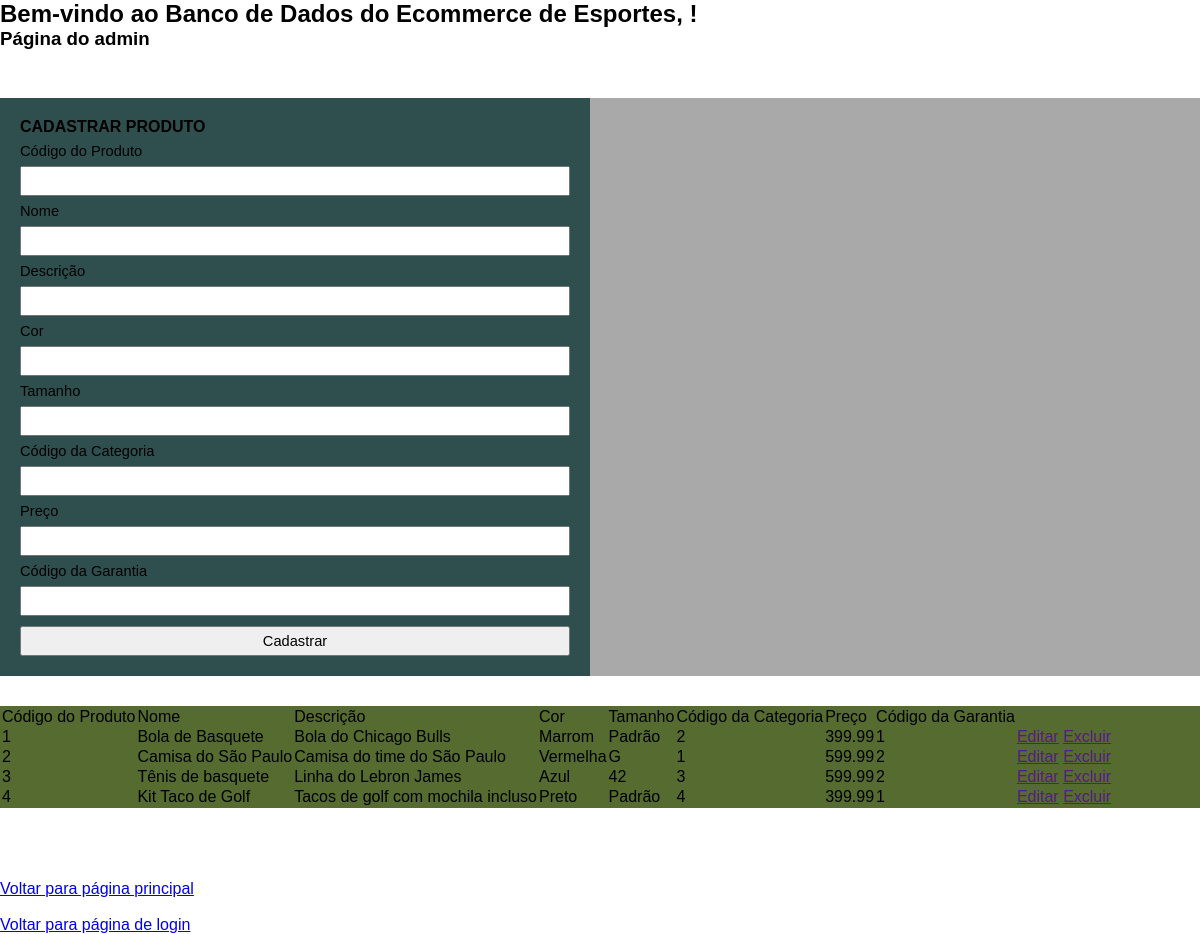
Page /processaLogin.php on the committed database.
### tables this page shows
CREATE TABLE `produto` (
  `Cod_prod` int(11) NOT NULL,
  `Nome` varchar(60) NOT NULL,
  `Descricao` varchar(60) NOT NULL,
  `Cor` varchar(60) DEFAULT NULL,
  `Tamanho` varchar(60) DEFAULT NULL,
  `Cod_categ` int(11) NOT NULL,
  `Preco` float NOT NULL,
  `Cod_gar` int(11) NOT NULL
);

### processaLogin.php (the view, shortened to what this page needs)
<?php
require_once 'admin.php';
$hostname = "localhost";
$nome_bd = "00_ecommerce_esportes";
$user = $_POST['login'];
$password = $_POST['senha'];
$a = new Admin($nome_bd, $hostname, $user, $password);
?>
<!DOCTYPE html>
<html lang="pt-br">
<head>
    <link rel="stylesheet" href="style.css">
</head>
<body>
    <section id='esquerda'>
        <form>
            <strong>CADASTRAR PRODUTO</strong>
            <label for='codigo'>Código do Produto</label> <input type='text' name='codigo' id='codigo'>
            <label for='nome'>Nome</label> <input type='text' name='nome' id='nome'>
            <label for='descricao'>Descrição</label> <input type='text' name='descricao' id='descricao'>
            <label for='cor'>Cor</label> <input type='text' name='cor' id='cor'>
            <label for='tamanho'>Tamanho</label> <input type='text' name='tamanho' id='tamanho'>
            <label for='categoria'>Código da Categoria</label> <input type='text' name='categoria' id='categoria'>
            <label for='preco'>Preço</label> <input type='text' name='preco' id='preco'>
            <label for='codigo'>Código da Garantia</label> <input type='text' name='codigo' id='codigo'>
            <input type='submit' value='Cadastrar'></section>
    <section id='direita'>
        <table>
        <tr>
            <td>Código do Produto</td>
            <td>Nome</td>
            <td>Descrição</td>
            <td>Cor</td>
            <td>Tamanho</td>
            <td>Código da Categoria</td>
            <td>Preço</td>
            <td>Código da Garantia</td>
        </tr>
        <?php
            $dados = $a->buscarDados();
            if (count($dados) > 0)
            {
                for ($i=0; $i < count($dados); $i++)
                {
                    echo "<tr>";
                    foreach ($dados[$i] as $k => $v)
                    {
                        echo "<td>".$v."</td>";
                    }
                    echo "<td><a href=''>Editar</a> <a href=''>Excluir</a></td>";
                    echo "</tr>";
                }
            }
            else
                echo "<br><br>Banco está vazio!"
        ?>
    </table>
    </section>
    <br><br><br><br>
    <a href='index.html'>Voltar para página principal</a>
    <br><br>
    <a href='login.php'>Voltar para página de login</a>
</body>
</html>

### admin.php (shortened to what this page needs)
<?php
class Admin{
    private $bd;
    public function __construct($nome_bd, $hostname, $user, $password){
        try{
        $this->bd = new PDO("mysql:dbname=".$nome_bd.";host=".$hostname, $user, $password);
        echo "<h2>Bem-vindo ao Banco de Dados do Ecommerce de Esportes, ".$user."!</h2>
                <h3>Página do admin</h3><br>";
        }
        catch(PDOException $e){
            echo "Erro do banco de dados: ".$e->getMessage();
            exit();
        }
        catch(Exception $e){
            echo "Erro genérico: ".$e->getMessage();
            exit();
        }
    }
    public function buscarDados(){
        $cmd = $this->bd->prepare("SELECT * FROM produto;");
        $cmd->execute();
        $res = $cmd->fetchAll(PDO::FETCH_ASSOC);
        return $res;
    }
}

### style.css (style rules this page uses)
* { padding: 0px; margin: 0px; font-family: arial; }
label, input { display: block; line-height: 30px; height: 30px; outline: none; font-size: 11pt; width: 100%; }
form { width: 550px; background-color: darkslategray; padding: 20px; margin: 30px 0px; }
input[type="submit"] { margin-top: 10px; }
#esquerda { width: 100%; background-color: darkgrey; }
#direita { width: 100%; background-color: darkolivegreen; }

### rows in the picture
produto: Cod_prod "1", Nome "Bola de Basquete", Descricao "Bola do Chicago Bulls", Cor "Marrom", Tamanho "Padrão", Cod_categ "2", Preco "399.99", Cod_gar "1"
produto: Cod_prod "2", Nome "Camisa do São Paulo", Descricao "Camisa do time do São Paulo", Cor "Vermelha", Tamanho "G", Cod_categ "1", Preco "599.99", Cod_gar "2"
produto: Cod_prod "3", Nome "Tênis de basquete", Descricao "Linha do Lebron James", Cor "Azul", Tamanho "42", Cod_categ "3", Preco "599.99", Cod_gar "2"
produto: Cod_prod "4", Nome "Kit Taco de Golf", Descricao "Tacos de golf com mochila incluso", Cor "Preto", Tamanho "Padrão", Cod_categ "4", Preco "399.99", Cod_gar "1"
